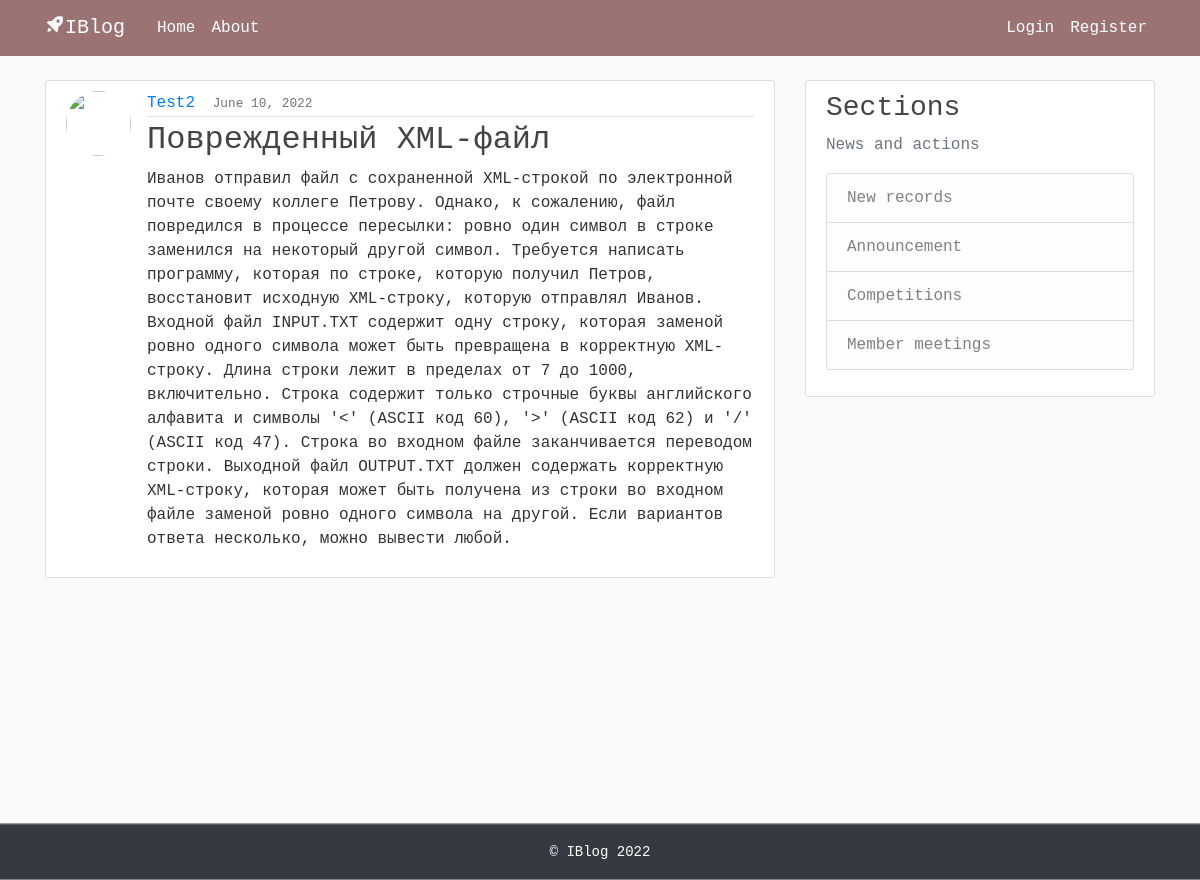
The app's page /post/17/ with its own data.
### Blog/models.py (models this page shows, shortened)
class Post(models.Model):
    title = models.CharField(max_length=100)
    content = models.TextField()
    date_posted = models.DateTimeField(default=timezone.now)
    author = models.ForeignKey(User, on_delete=models.CASCADE)

### Blog/views.py (the view)
# urls.py: path('post/<int:pk>/', PostDetailView.as_view(), name='post-detail'),
class PostDetailView(DetailView):
    model = Post

### Blog/templates/Blog/post_detail.html (shortened to what this page needs)
{% extends "Blog/base.html" %}
{% block content %}
  <article class="media content-section">
    <img class="rounded-circle article-img" src="{{ object.author.profile.image.url }}">
    <div class="media-body">
      <div class="article-metadata">
        <a class="mr-2" href="{% url 'user-posts' object.author.username %}">{{ object.author }}</a>
        <small class="text-muted">{{ object.date_posted|date:"F d, Y" }}</small>
      </div>
      <h2 class="article-title">{{ object.title }}</h2>
      <p class="article-content">{{ object.content }}</p>
    </div>
  </article>
{% endblock content %}

### Blog/static/Blog/main.css (style rules this page uses)
body, html { width:100%; height:100% }
body { margin:0; padding:0; background: #fafafa; color: #333333; margin-top: 5rem; font-family:Courier New; }
h1, h2, h3, h4, h5, h6 { color: #444444; }
.content-section { background: #ffffff; padding: 10px 20px; border: 1px solid #dddddd; border-radius: 3px; margin-bottom: 20px; }
.article-title { color: #444444; }
.article-content { white-space: pre-line; }
.article-img { height: 65px; width: 65px; margin-right: 16px; }
.article-metadata { padding-bottom: 1px; margin-bottom: 4px; border-bottom: 1px solid #e3e3e3 }

### records on screen
Post: author "Test2", date_posted "June 10, 2022", title "Поврежденный XML-файл", content "Иванов отправил файл с сохраненной XML-строкой по электронной почте своему коллеге Петрову. Однако, к сожалению, файл повредился в процессе пересылки: ровно один символ в строке заменился на некоторый другой символ. Требуется написать программу, которая по строке, которую получил Петров, восстановит исходную XML-строку, которую отправлял Иванов. Входной файл INPUT.TXT содержит одну строку, которая заменой ровно одного символа может быть превращена в корректную XML-строку. Длина строки лежит в пределах от 7 до 1000, включительно. Строка содержит только строчные буквы английского алфавита и символы '<' (ASCII код 60), '>' (ASCII код 62) и '/' (ASCII код 47). Строка во входном файле…"
